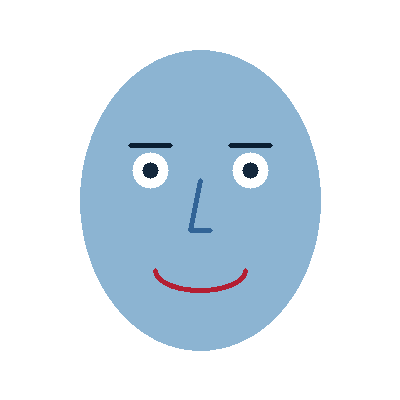
#> input picture 10-haar-cascade-ile-yuz-ve-nesne-tespiti/synthetic_face.png, 400 x 400 px
$ jupyter execute haar-cascade-face-detection.ipynb
#> lines starting #> are read from the running program, lines starting #| are printed output that depends on the picture
# Haar Cascade ile Yüz ve Göz Algılama

Bu modül; Paul Viola ve Michael Jones tarafından 2001 yılında geliştirilen ve bilgisayarlı görüde gerçek zamanlı nesne algılamanın önünü açan **Viola-Jones Algoritması**'nı ve OpenCV'nin önceden eğitilmiş Haar Cascade modellerini inceler.

---

## 1. Viola-Jones Algoritmasının 4 Temel Direği

1. **Haar-Benzeri Öznitelikler (Haar-like Features):**
   - Dikdörtgen komşu bölgeler arasındaki piksel yoğunluk farkını hesaplar (Kenar öznitelikleri, Çizgi öznitelikleri, Dörtlü dikdörtgenler).
   - Örneğin bir yüzde göz bölgesi, yanaklara göre her zaman daha koyudur.

2. **İntegral Görüntü (Integral Image):**
   - Görüntüdeki herhangi bir dikdörtgen alanın piksel toplamını sadece 4 köşe referansı ile $O(1)$ sabit zamanda hesaplamayı sağlar. Bu sayede on binlerce öznitelik anlık olarak taranabilir.

3. **AdaBoost (Adaptive Boosting):**
   - $24 \times 24$ piksellik bir pencerede 160.000'den fazla olası Haar özniteliği arasından sınıflandırma için en kritik olan en iyi öznitelikleri (genellikle birkaç yüz adet) seçer.

4. **Basamaklı Sınıflandırıcı (Attentional Cascade):**
   - Sınıflandırıcılar kademeli (cascade) olarak sıralanır. Yüz içermeyen bir pencere ilk 1-2 kademede hemen elenir; sonraki karmaşık aşamalara sadece aday pencereler geçer. Bu sayede gerçek zamanlı FPS elde edilir.

[cell 1]
import cv2
import numpy as np
import matplotlib.pyplot as plt

# 1. Önceden Eğitilmiş Modelleri Yükleme
face_cascade = cv2.CascadeClassifier('haarcascade_frontalface_default.xml')
eye_cascade = cv2.CascadeClassifier('haarcascade_eye.xml')

print("Face Cascade yüklendi:", not face_cascade.empty())
print("Eye Cascade yüklendi :", not eye_cascade.empty())

# Test görselini yükleme
image = cv2.imread('synthetic_face.png')
#> image is the input picture: shape (400, 400, 3); mean B, G, R 238, 227.7, 214.6
gray = cv2.cvtColor(image, cv2.COLOR_BGR2GRAY)
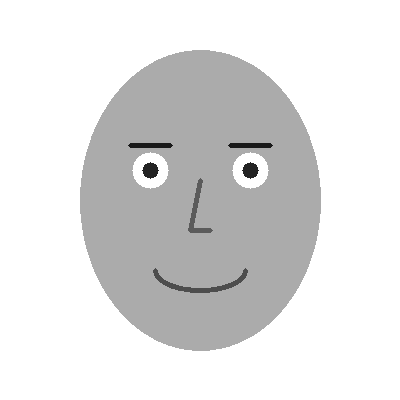
#> gray: shape (400, 400); min 26, max 255, mean 224.8

## 2. detectMultiScale Fonksiyonu ve Parametre Analizi

`face_cascade.detectMultiScale(image, scaleFactor, minNeighbors, minSize)`:
- `scaleFactor`: Görüntü piramidinde her adımda görselin küçültülme katsayısı (örneğin $1.1$, her adımda görseli %10 küçülterek farklı uzaklıktaki yüzleri arar).
- `minNeighbors`: Bir bölgenin yüz olarak kabul edilmesi için çevresinde bulunması gereken minimum aday dikdörtgen sayısı (Yanlış pozitifleri engeller).
- `minSize`: Algılanacak minimum yüz boyutu (örneğin $(30, 30)$ piksel altındaki detaylar elenir).

[cell 2]
# Yüz tespiti
faces = face_cascade.detectMultiScale(gray, scaleFactor=1.1, minNeighbors=3, minSize=(60, 60))
#> faces = ()
print(f"Tespit Edilen Yüz Sayısı: {len(faces)}")
#| Tespit Edilen Yüz Sayısı: 0

output = image.copy()

for (x, y, w, h) in faces:
    # Yüz sınırına yeşil çerçeve
    cv2.rectangle(output, (x, y), (x + w, y + h), (0, 255, 0), 3)
    cv2.putText(output, "Yuz", (x, y - 10), cv2.FONT_HERSHEY_SIMPLEX, 0.7, (0, 255, 0), 2)

    # İlgi Alanı (ROI - Region of Interest): Gözler yüzün içinde aranır
    roi_gray = gray[y:y+h, x:x+w]
    roi_color = output[y:y+h, x:x+w]

    eyes = eye_cascade.detectMultiScale(roi_gray, scaleFactor=1.1, minNeighbors=2, minSize=(15, 15))
    for (ex, ey, ew, eh) in eyes:
        # Göz sınırına mavi çerçeve
        cv2.rectangle(roi_color, (ex, ey), (ex + ew, ey + eh), (255, 0, 0), 2)
#> this loop made 0 passes

plt.figure(figsize=(8, 8))
plt.title("Haar Cascade Yüz (Yesil) ve Göz (Mavi) Tespiti")
plt.imshow(cv2.cvtColor(output, cv2.COLOR_BGR2RGB))
plt.axis('off')
plt.show()
